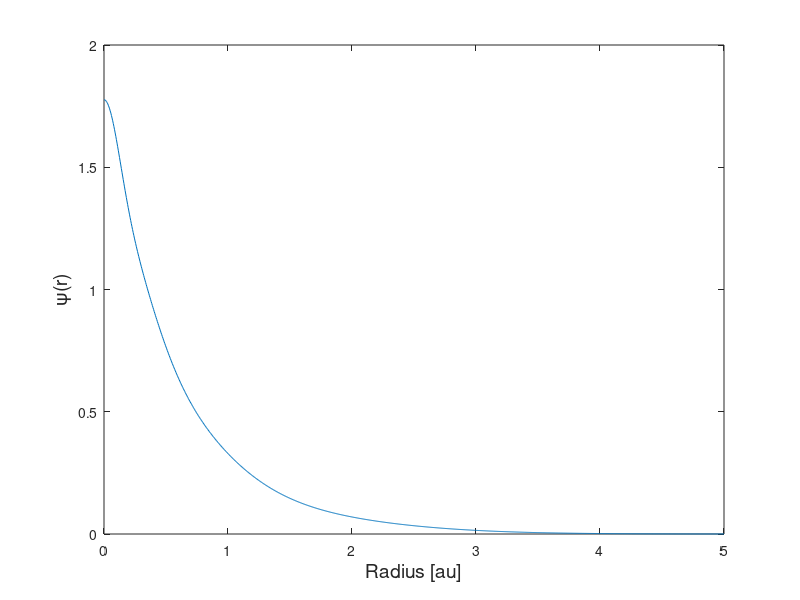

Reproduce this figure in MATLAB.
%clear all
clc

a = [0.297104, 1.236745, 5.749982, 38.216677];

h = zeros(4,4);
for i = 1:4
    for j = 1:4
        prefactor = (2*pi)/(a(i) + a(j));
        pifactor = sqrt( pi/(a(i) + a(j)) );
        h(i,j) = prefactor * ( 3*a(j)*pifactor/2 - ...
                                3*a(j)^2*pifactor/(2*(a(i) + a(j)))  - ...
                                2 );
    end
end

Q = zeros(4,4,4,4);
for p = 1:4
    for r = 1:4
        for q = 1:4
            for s = 1:4
                Q(p,r,q,s) = 2*pi^(5/2) / ...
                    ( (a(p) + a(q))*(a(r) + a(s))*sqrt(a(p) + a(q) + a(r) + a(s)) );
            end
        end
    end
end


S = zeros(4,4);
for p = 1:4
    for q = 1:4
        S(p,q) = 4*pi*sqrt(pi/(a(p)+a(q)))/(4*(a(p)+a(q)));
    end
end

C = ones(4,1);
C = C/sqrt(C'*S*C);

F = zeros(4,4);

energyChange = 1;
oldEnergy = 10;
energy = 0;
while energyChange > 1e-6
    for p = 1:4
        for q = 1:4
            temp = 0;
            for r = 1:4
                for s = 1:4
                    temp = temp + Q(p,r,q,s)*C(r)*C(s);
                end
            end
            F(p,q) = h(p,q) + temp;
        end
    end

    [eigVectors,eigValues] = eig(F, S);

    eigValues = eigValues(eigValues ~= 0);
    [~,index] = min(eigValues);

    C = eigVectors(:,index);
    C = C/sqrt(C'*S*C);

    temp = 0;
    for p = 1:4
        for q = 1:4
            for r = 1:4
                for s = 1:4
                    temp = temp + Q(p,r,q,s)*C(p)*C(q)*C(r)*C(s);
                end
            end
        end
    end
    oldEnergy = energy;
    energy = 2*C'*h*C + temp;
    
    energyChange = abs(oldEnergy - energy);

end

energy

% Plotting stuff

nPoints = 1000;
rMax = 5;
radius = linspace(0,rMax,nPoints);

chi = @(rad) [exp(-a(1)*rad^2), exp(-a(2)*rad^2), exp(-a(3)*rad^2), exp(-a(4)*rad^2) ];
phi = @(rad) chi(rad)*C;
y = zeros(1,nPoints);
for ri = 1:nPoints
    y(ri) = phi(radius(ri))^2;
end

norm = trapz(y)*rMax/(nPoints-1);

phiValues = zeros(1,nPoints);
for ri = 1:nPoints
    phiValues(ri) = (1/sqrt(norm))*phi(radius(ri));
end

plot(radius, phiValues)
xlabel('Radius [au]','FontSize',14)
ylabel('\psi(r)','FontSize',14)
%saveas(gcf,'task1.png','png')

save('helium_coefficient.mat','C')
